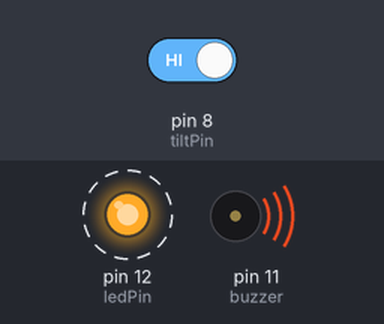
This sketch was run on a simulated Arduino Uno, built with avr-gcc and run on an emulated ATmega328P. On the bench: output pins drawn as LEDs (lit = HIGH), buzzer (waves = sounding, pin HIGH). Dashed ring = blinking. Inputs (shaded band) come from the test bench; at power-on: pin 8 (tiltPin) HIGH.

Above: at 4.9 s.
5.0 s: pin 8 (tiltPin) driven LOW
At 6.7 s:
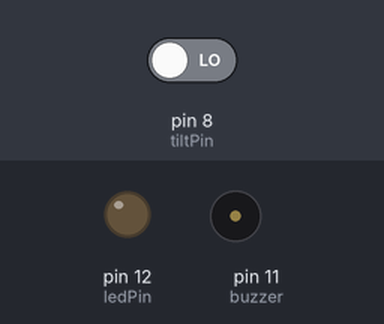
7.7 s: pin 8 (tiltPin) driven HIGH
At 9.1 s:
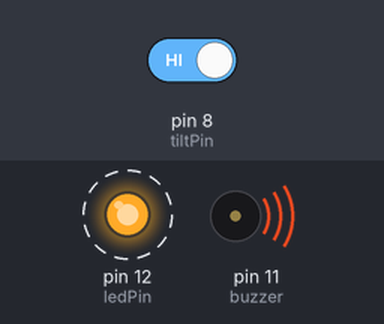
Timing chart, 0 to 19.3 s (numbered marks = the images above; inputs shaded):
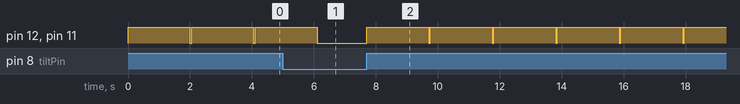

The sketch:

Earthquake_Alert_System.ino
```cpp
// (licence header left out)
// =============================
// Pin Definitions
// =============================
const int tiltPin  = 8;    // Tilt Sensor Output Pin
const int buzzer   = 11;   // Buzzer Pin
const int ledPin   = 12;   // LED Indicator Pin

void setup() {

  // Configure pin modes
  pinMode(tiltPin, INPUT);
  pinMode(buzzer, OUTPUT);
  pinMode(ledPin, OUTPUT);

  // Ensure buzzer and LED are OFF initially
  digitalWrite(buzzer, LOW);
  digitalWrite(ledPin, LOW);
}

void loop() {

  // Read tilt sensor state
  int tiltState = digitalRead(tiltPin);

  // =============================
  // No Movement Detected
  // =============================
  if (tiltState == LOW) {

    digitalWrite(buzzer, LOW);
    digitalWrite(ledPin, LOW);
  }

  // =============================
  // Movement / Vibration Detected
  // =============================
  else {

    digitalWrite(buzzer, HIGH);
    digitalWrite(ledPin, HIGH);

    delay(2000);   // Alert duration (2 seconds)

    digitalWrite(buzzer, LOW);
    digitalWrite(ledPin, LOW);
  }

  delay(50);   // Small delay for stability
}
```

Measured:
- after the input at 5.0 s, pin 12 (ledPin), pin 11 (buzzer): goes on until 6.1 s, then stays LOW
- after the input at 7.7 s, pin 12 (ledPin), pin 11 (buzzer): alternates HIGH for 2.0 s and LOW for 0.05 s, starting at once
- by itself, pin 12 (ledPin), pin 11 (buzzer): alternates HIGH for 2.0 s and LOW for 0.05 s
